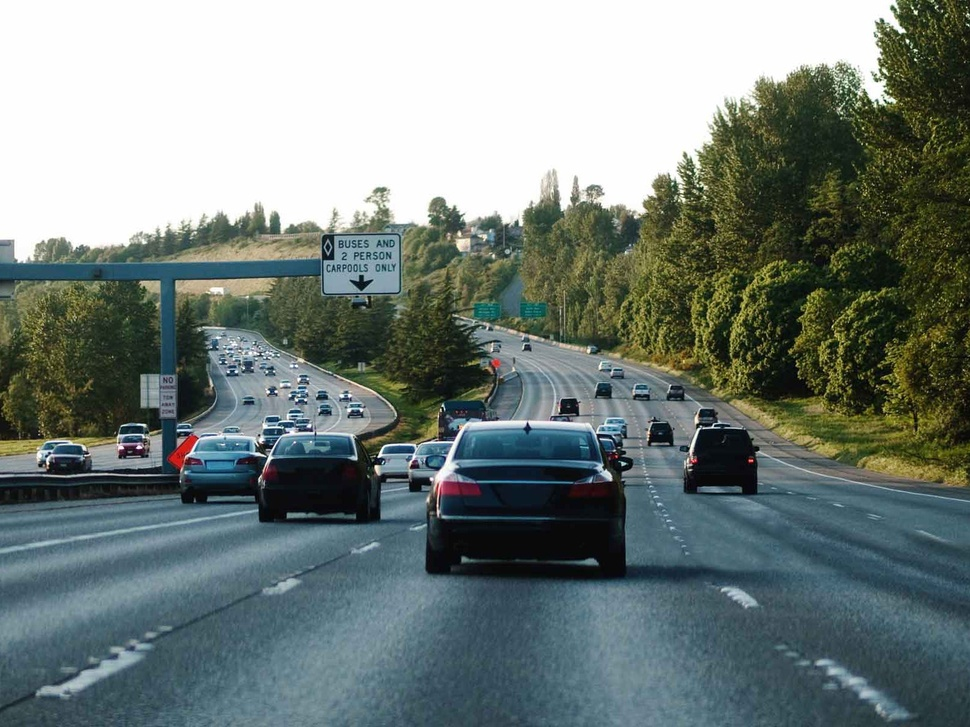
#> input picture car_image.jpg, 970 x 727 px, shrunk from 1600 x 1200 before the run
$ python images_car_tracker.py
#> lines starting #> are read from the running program, lines starting #| are printed output that depends on the picture; after the words box and inside, x2 and y2 are one past the last pixel; in counts of white or black regions, pixels touching at a corner belong together
#we import the cv2 library.
import cv2 as cv
from random import randrange

#The test image
image_file = 'car_image.jpg'

#We convert the image into a suitable version for the library.
img = cv.imread(image_file)
#> img is the input picture: shape (727, 970, 3); mean B, G, R 123.9, 128, 116.4

"""This is a pre-trained neural network from cars.xml on Github"""
car_classifier_file = 'cars.xml'

"""we create the car tracker using cascade class function and the cars.xml neural network."""
car_tracker = cv.CascadeClassifier(car_classifier_file)

"""We convert the image to grey scale. This is an optimization process. The compiler is dealing with only one chanel instead of all 3."""
car_grey_scale = cv.cvtColor(img, cv.COLOR_BGR2GRAY)
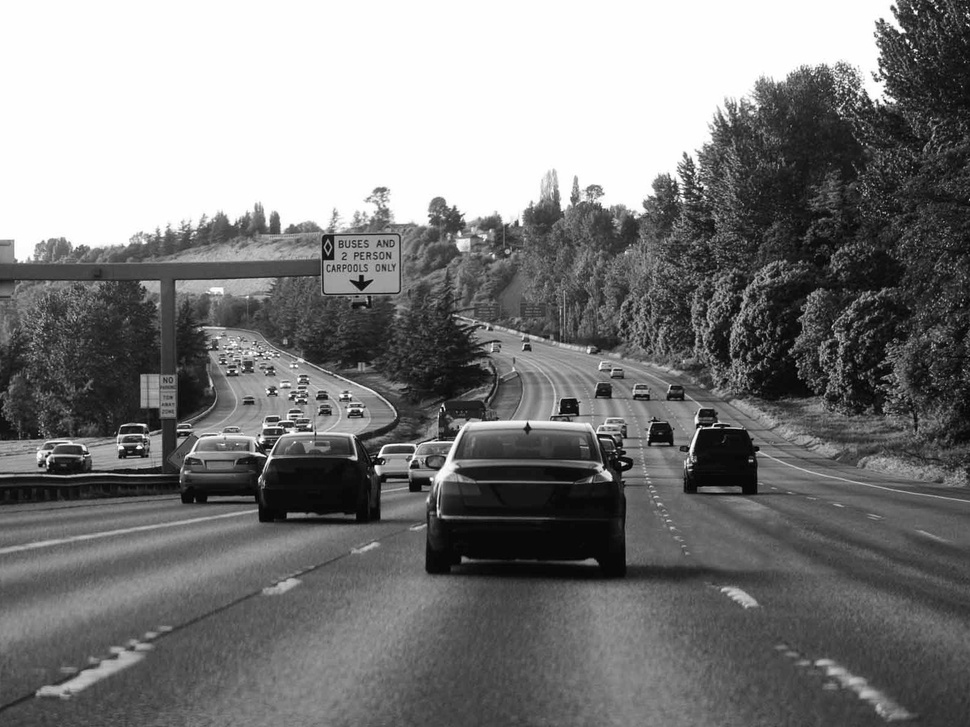
#> car_grey_scale: shape (727, 970); min 1, max 255, mean 124.1

#This will display the grey scaled image
#cv.imshow('Our cars', car_grey_scale)

"""Car detection stage.This will print rectangular coordinates from where each detected car is in the image. It gives an array output ex: [ 563  657   45   45]."""

cars = car_tracker.detectMultiScale(car_grey_scale)
#> cars = [[341, 398, 27, 27], [103, 420, 53, 53], [650, 361, 145, 145], [322, 266, 403, 403]]
#print(cars)

"""Drawing the tracking rectangles around the cars."""
for (x,y,w,h) in cars:
   cv.rectangle(img,(x,y),(x+w,y+h),(randrange(255),randrange(255),randrange(255)), 5)
#> this loop made 4 passes
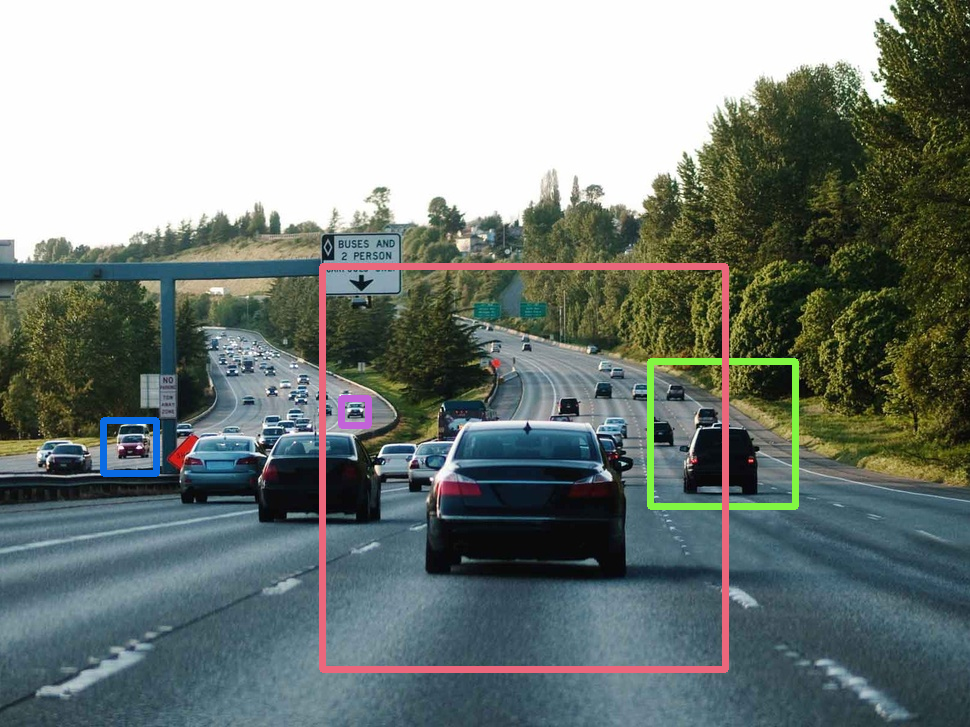
#> img: shape (727, 970, 3); 2.47% of pixels changed, all inside (x1, y1, x2, y2) = (100, 263, 799, 673)

cv.imshow('Our cars', img)


key = cv.waitKey(100)
#> (key Esc is pressed here)


print('Code complete!!!')

$ run again, with cars_with_tracking_rectangles.png saved as car_image.jpg
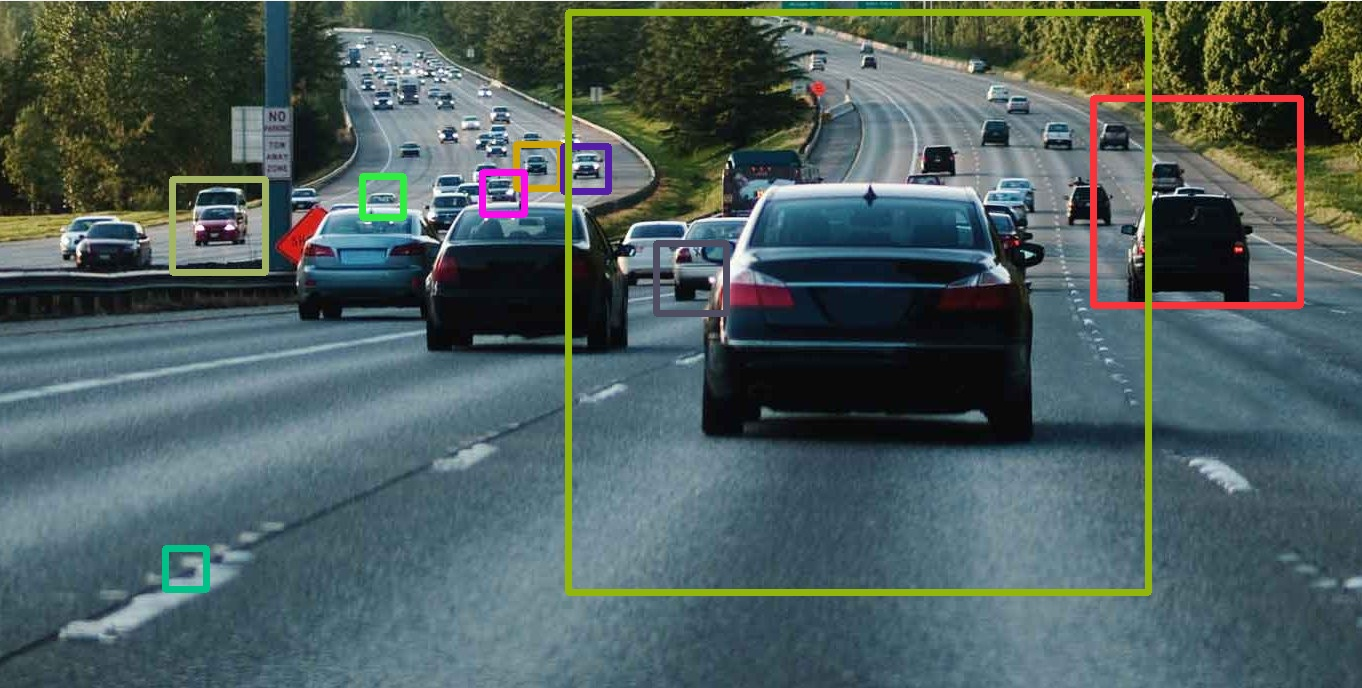
#> input picture cars_with_tracking_rectangles.png, 1362 x 688 px
#> img is the input picture: shape (688, 1362, 3); mean B, G, R 93.5, 94, 77.3
#> `car_grey_scale = cv.cvtColor(img, cv.COLOR_BGR2GRAY)`:
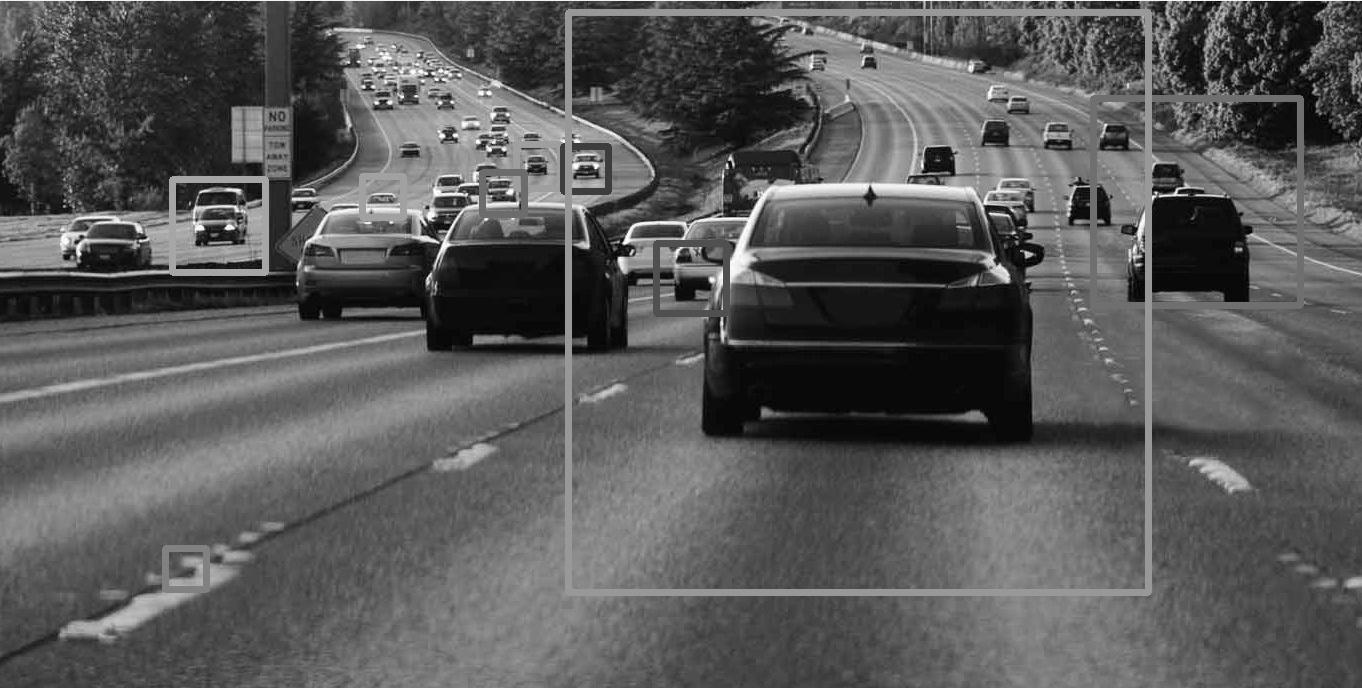
#> car_grey_scale: shape (688, 1362); min 0, max 255, mean 88.9
#> cars = [[390, 79, 37, 37], [642, 201, 51, 51], [1033, 112, 50, 50], [150, 534, 59, 59], [1084, 104, 58, 58], [656, 244, 69, 69], [174, 186, 84, 84]]
#> the loop `for (x,y,w,h) in cars:` made 7 passes
#> after the loop `for (x,y,w,h) in cars:`:
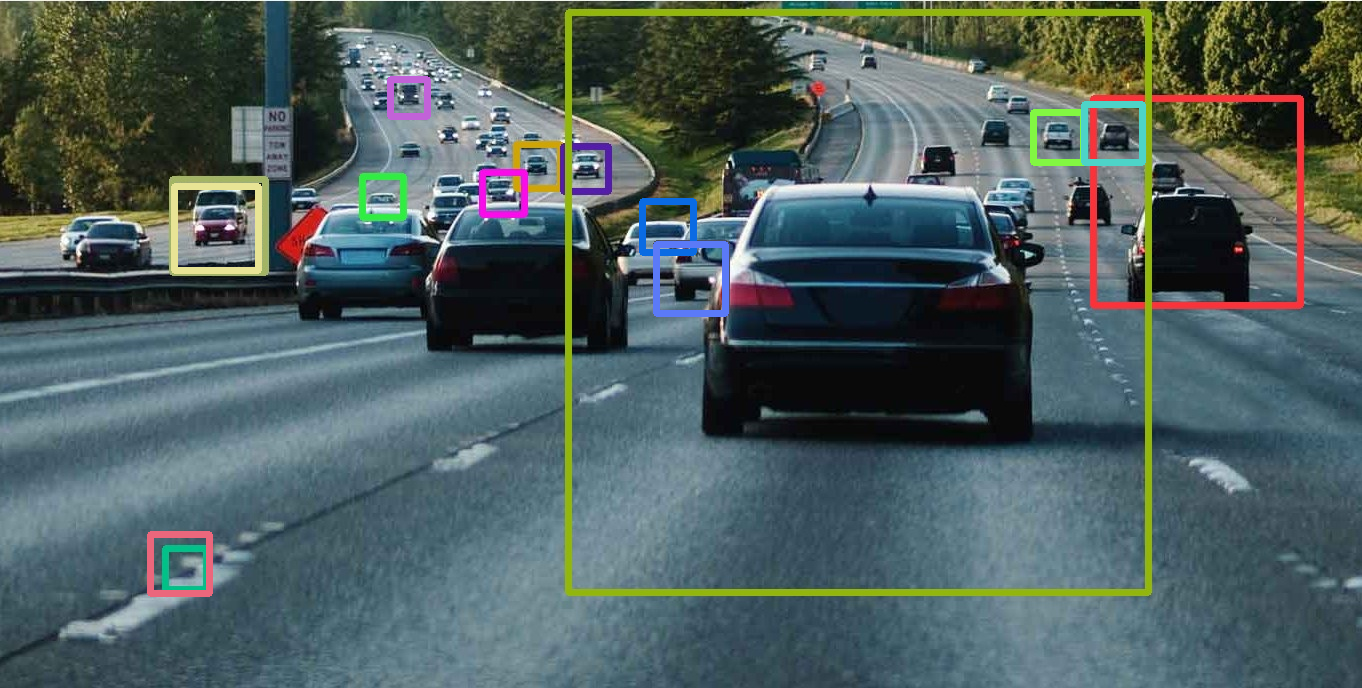
#> img: shape (688, 1362, 3); 1.16% of pixels changed, all inside (x1, y1, x2, y2) = (147, 76, 1146, 597)

$ run again, with coloured_car_dashcam.png saved as car_image.jpg
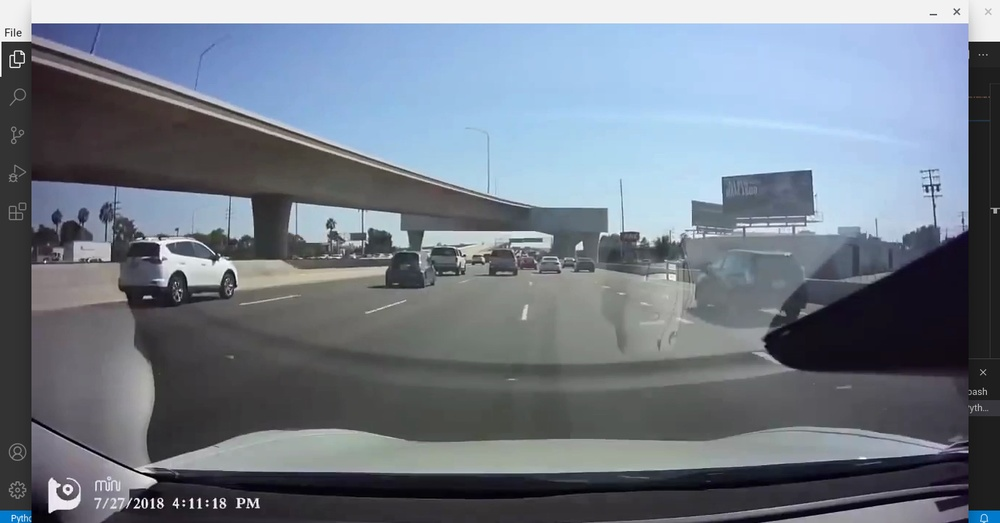
#> input picture coloured_car_dashcam.png, 1000 x 523 px, shrunk from 1366 x 715 before the run
#> img is the input picture: shape (523, 1000, 3); mean B, G, R 134.8, 123.3, 114.5
#> `car_grey_scale = cv.cvtColor(img, cv.COLOR_BGR2GRAY)`:
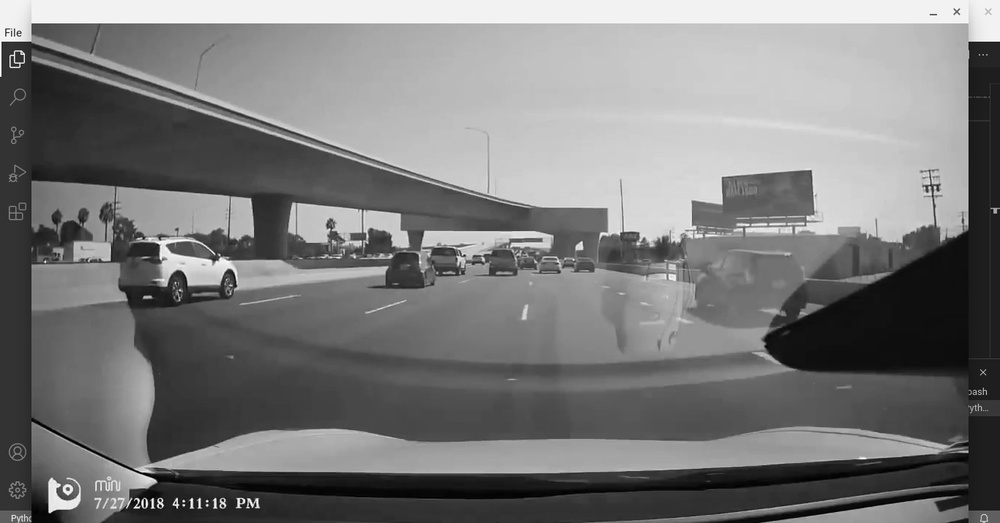
#> car_grey_scale: shape (523, 1000); min 0, max 255, mean 122
#> cars = [[566, 245, 39, 39], [527, 243, 44, 44], [365, 234, 73, 73]]
#> the loop `for (x,y,w,h) in cars:` made 3 passes
#> after the loop `for (x,y,w,h) in cars:`:
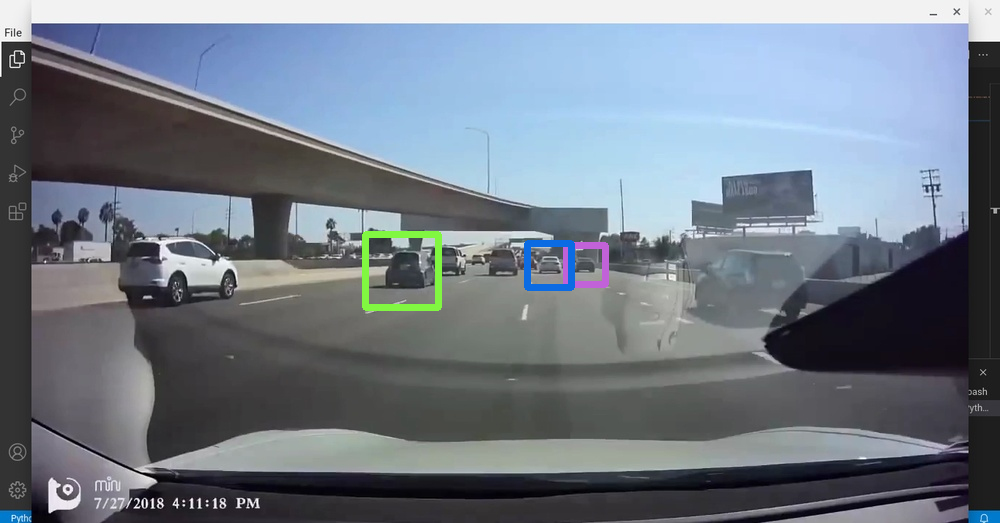
#> img: shape (523, 1000, 3); 0.79% of pixels changed, all inside (x1, y1, x2, y2) = (362, 231, 609, 311)

$ run again, with dashcam_car_tracked.png saved as car_image.jpg
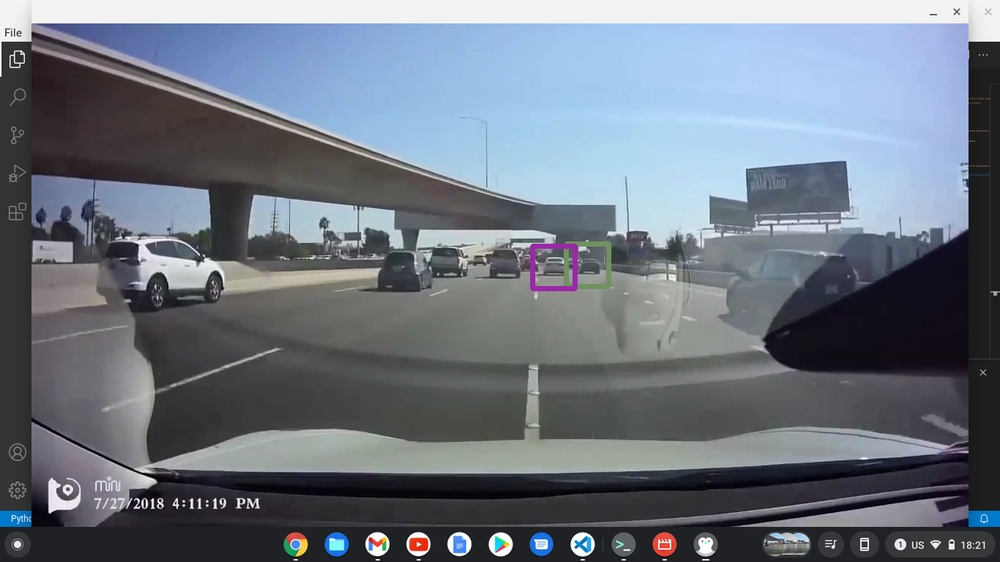
#> input picture dashcam_car_tracked.png, 1000 x 562 px, shrunk from 1366 x 768 before the run
#> img is the input picture: shape (562, 1000, 3); mean B, G, R 128.5, 117.5, 109.7
#> `car_grey_scale = cv.cvtColor(img, cv.COLOR_BGR2GRAY)`:
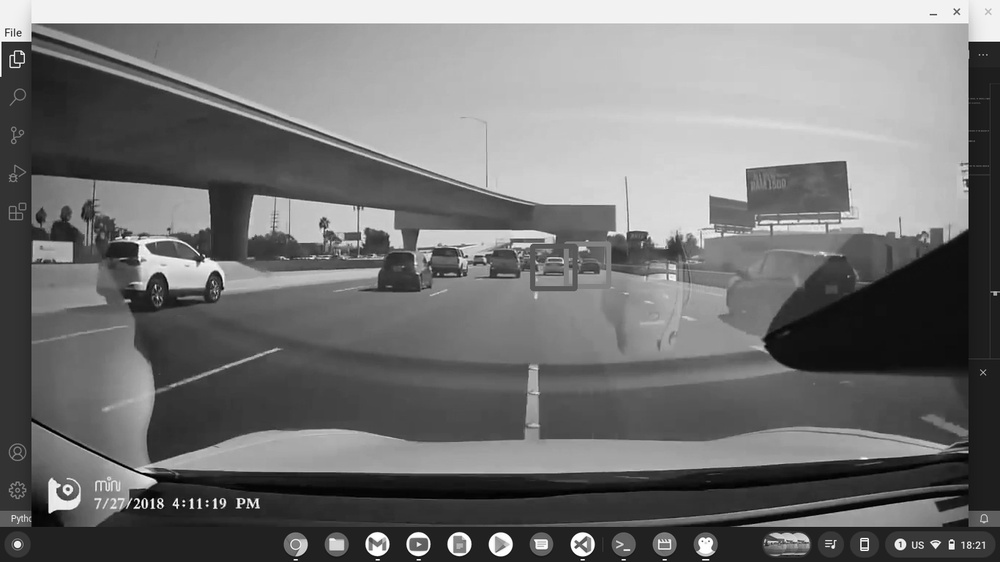
#> car_grey_scale: shape (562, 1000); min 0, max 255, mean 116.5
#> cars = [[525, 250, 60, 60]]
#> the loop `for (x,y,w,h) in cars:` made 1 pass
#> after the loop `for (x,y,w,h) in cars:`:
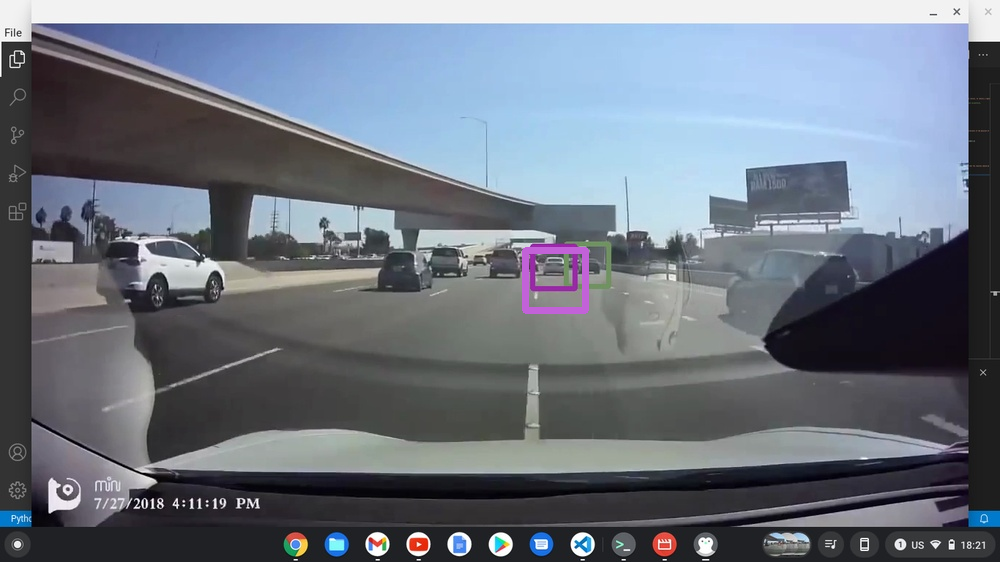
#> img: shape (562, 1000, 3); 0.3% of pixels changed, all inside (x1, y1, x2, y2) = (522, 247, 589, 314)
